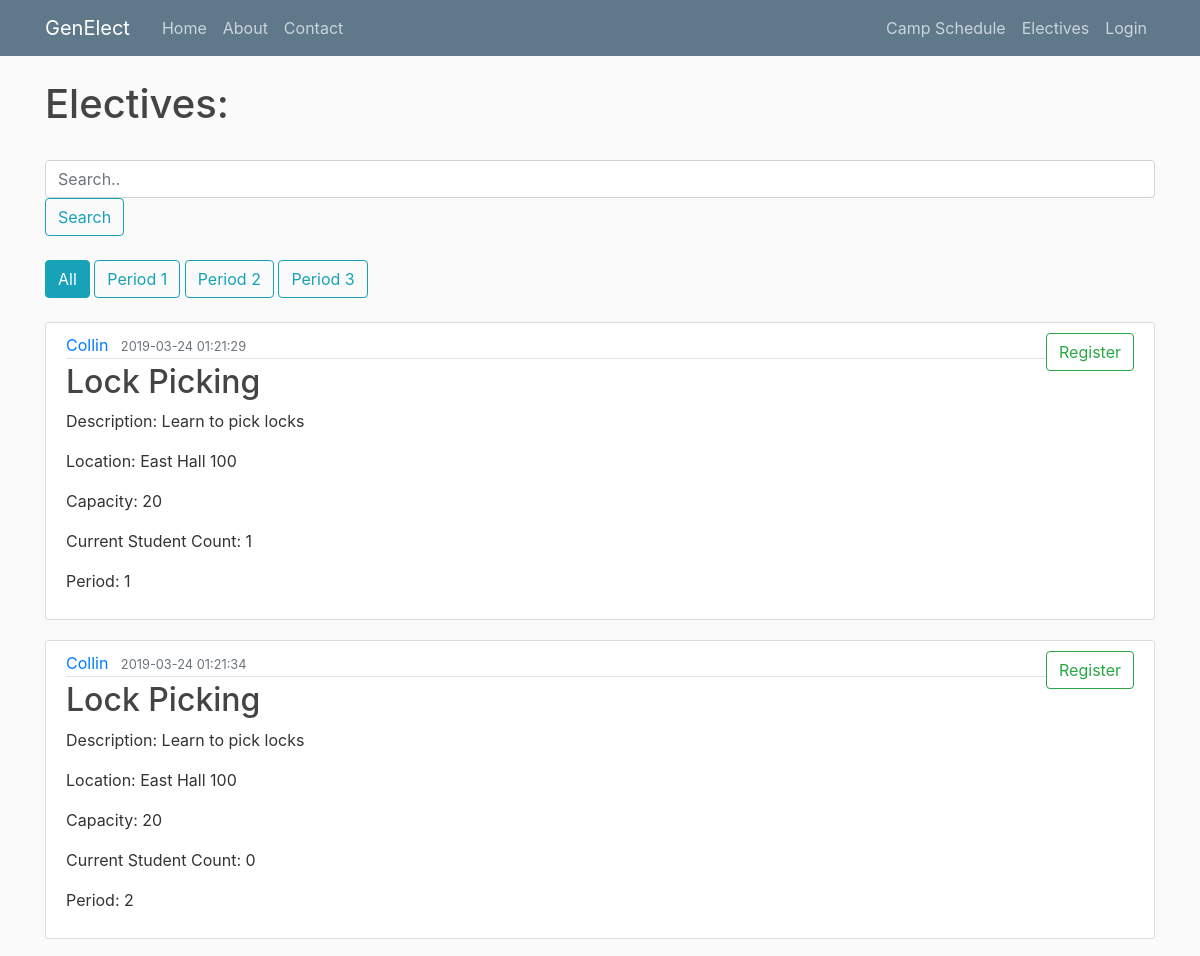
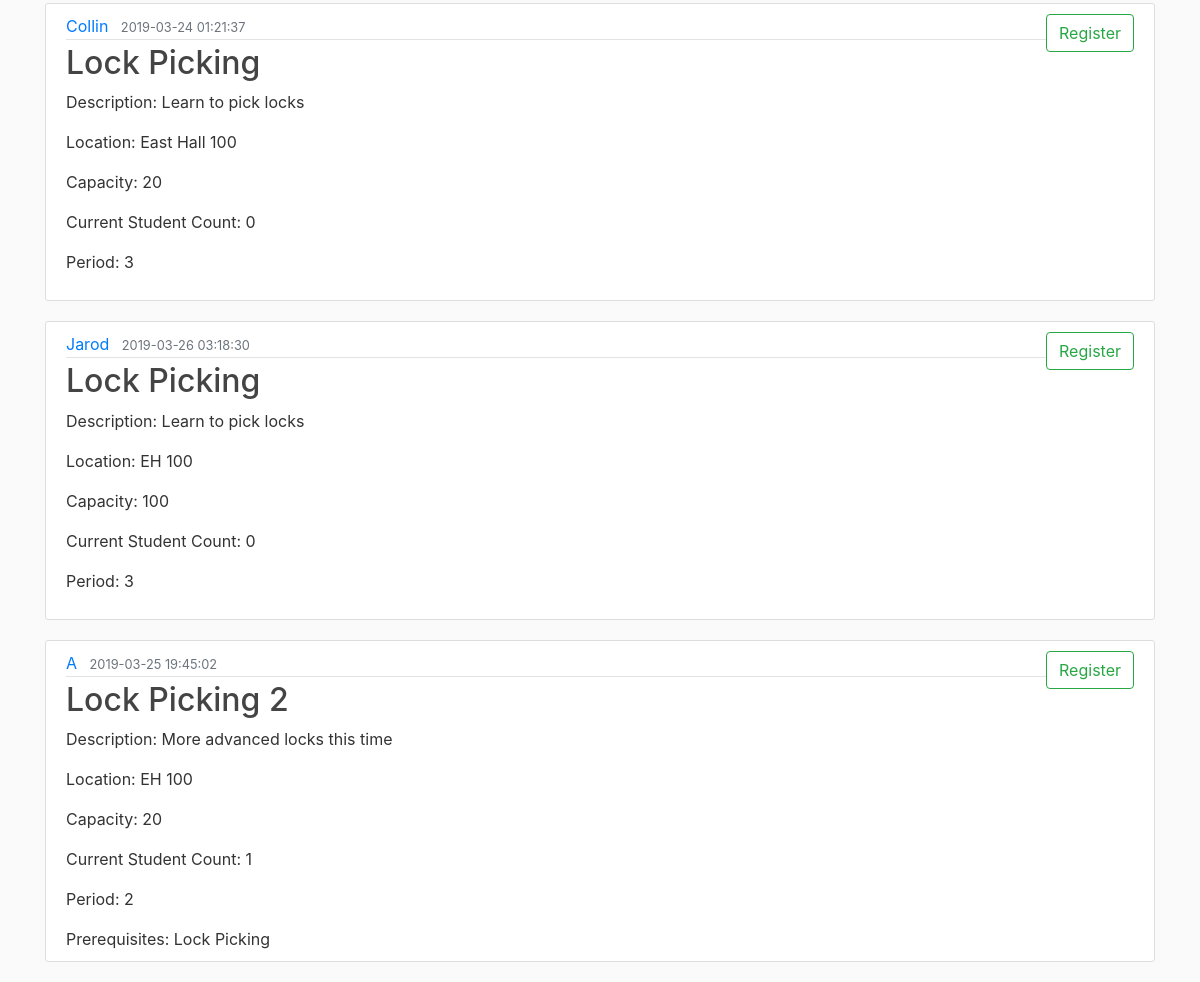
/offerings, run on an earlier commit of the app's database (2 pictures, top to bottom).
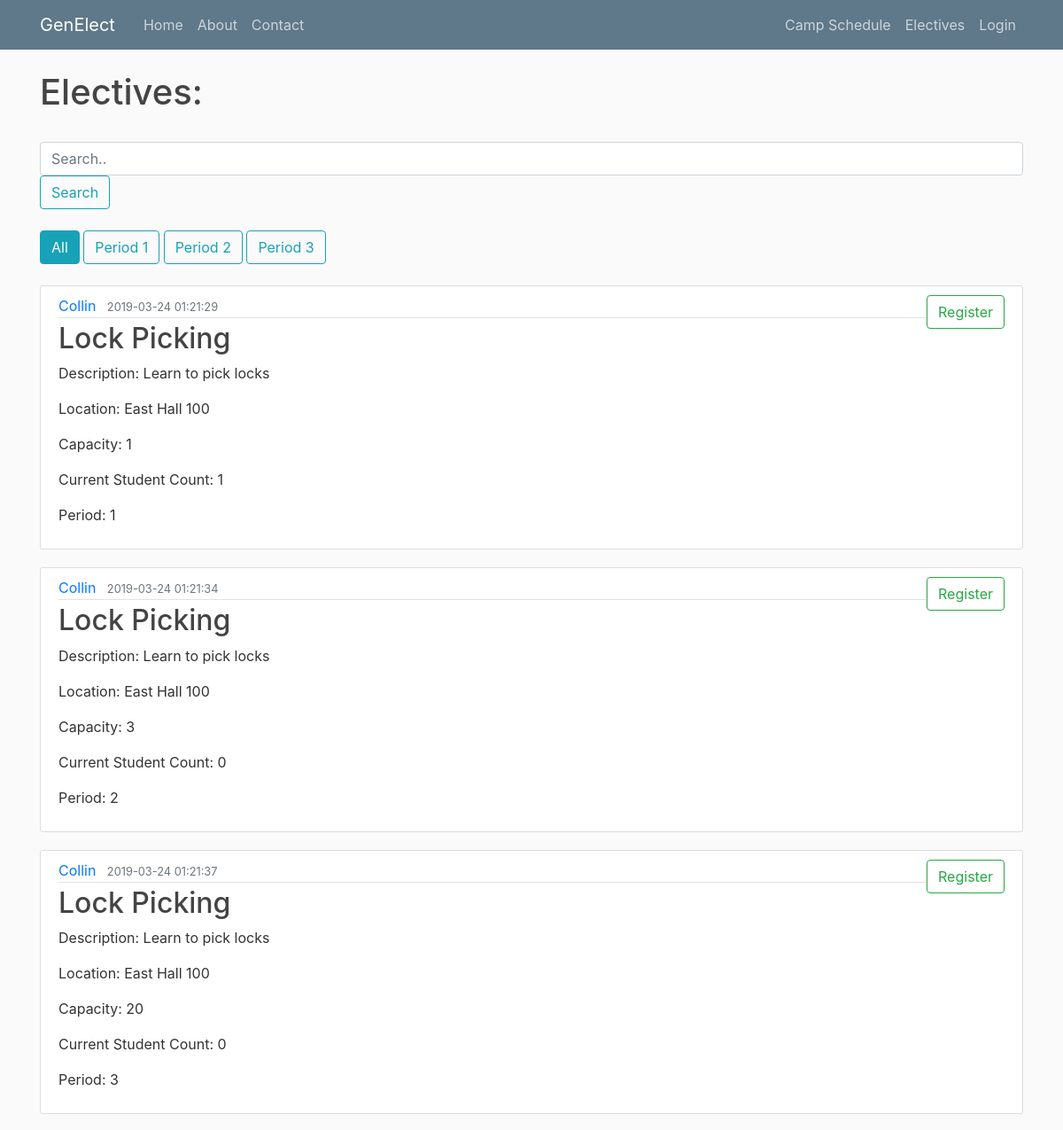
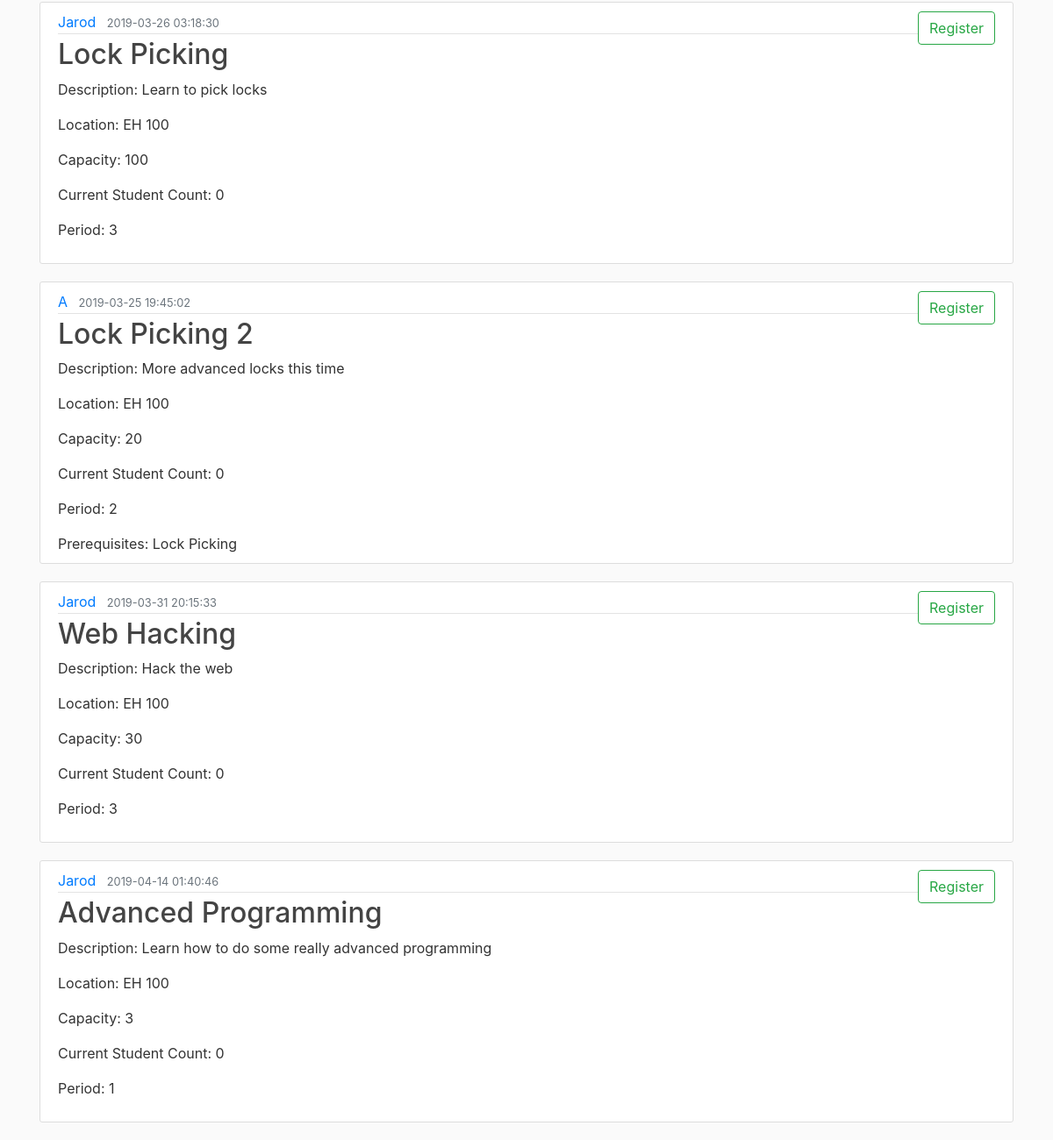
And on a later commit of the database (2 pictures, top to bottom).
### genElect/models.py (models this page shows)
class Base(db.Model):
    __abstract__ = True
    id = db.Column(db.Integer, primary_key=True, autoincrement=True)
    date_created = db.Column(db.DateTime, default=db.func.current_timestamp())
    date_modified = db.Column(db.DateTime, default=db.func.current_timestamp(),
            onupdate=db.func.current_timestamp())

class Offerings(Base):
    __tablename__ = 'offerings'
    day = db.Column(db.Date)
    period_start = db.Column(db.Integer)
    period_length = db.Column(db.Integer)
    building = db.Column(db.String(100))
    room = db.Column(db.String(100))
    instructor = db.Column(db.String(100))
    current_count = db.Column(db.Integer)
    capacity = db.Column(db.Integer)
    elective_id = db.Column(db.Integer, db.ForeignKey('electives.id'), nullable=False)
    registrations = db.relationship('Registrations', backref='offering', lazy=True)

class Electives(Base):
    __tablename__ = 'electives'
    name = db.Column(db.String(100))
    description = db.Column(db.String(500))
    prerequisites = db.relationship('Prerequisites', backref='elective', lazy=True)
    offerings = db.relationship('Offerings', backref='elective', lazy=True)
    completed_users = db.relationship('Completions', backref='elective', lazy=True)
    can_retake = db.Column(db.Boolean)

### genElect/__init__.py (the view)
@app.route("/electives") #FOR STUDENT USE
@app.route("/offerings") #FOR STUDENT USE
def electives():
    try:
        period = int(request.args.get('period'))
    except:
        period = 0
    search = request.args.get('search')
    if search is None:
        search = ""
    all_offerings = Offerings.query.order_by(Offerings.elective_id).all()
    offerings = []
    for offering in all_offerings:
        if (period == 0 or offering.period_start == period) and (search == "" or search.lower() in offering.elective.name.lower()):
            offerings.append(offering)
    registered = [] #build out list of registered offerings based on user registrations
    if current_user.is_authenticated:
        registrations = current_user.registrations
        for registration in registrations:
            registered.append(registration.offering)
    return render_template('studentelectives.html', offerings=offerings, registered=registered, Electives=Electives, period=period)

### genElect/templates/studentelectives.html
{% extends "layout.html" %}
{% block content %}
    <h1>Electives:</h1>
    <br>
    <form class="example" action="" method="get">
      <input type="text" placeholder="Search.." name="search" class="form-control">
      <button type="submit" class="btn btn-outline-info">Search</button>
    </form>
    <br>
    {% if not period %}
      <button type="button" onclick="window.location.href = '/electives'" class="btn btn-info">All</button>
    {% else %}
      <button type="button" onclick="window.location.href = '/electives'" class="btn btn-outline-info">All</button>
    {% endif %}
    {% if period and period == 1 %}
      <button type="button" onclick="window.location.href = '/electives?period=1'" class="btn btn-info">Period 1</button>
    {% else %}
      <button type="button" onclick="window.location.href = '/electives?period=1'" class="btn btn-outline-info">Period 1</button>
    {% endif %}
    {% if period and period == 2 %}
      <button type="button" onclick="window.location.href = '/electives?period=2'" class="btn btn-info">Period 2</button>
    {% else %}
      <button type="button" onclick="window.location.href = '/electives?period=2'" class="btn btn-outline-info">Period 2</button>
    {% endif %}
    {% if period and period == 3 %}
      <button type="button" onclick="window.location.href = '/electives?period=3'" class="btn btn-info">Period 3</button>
    {% else %}
      <button type="button" onclick="window.location.href = '/electives?period=3'" class="btn btn-outline-info">Period 3</button>
    {% endif %}
    <br><br>
    {% for offering in offerings %}
        <article class="media content-section">
          <div class="media-body">
            <div class="article-metadata">
              <a class="mr-2" href="#">{{offering.instructor}}</a>
              <small class="text-muted">{{ offering.date_created }}</small>
            </div>
            <h2><a class="article-title" href="#">{{ offering.elective.name }}</a></h2>
            <p class="article-content">Description: {{ offering.elective.description }}</p>
            <p class="article-content">Location: {{ offering.building }} {{ offering.room }}</p>
            <p class="article-content">Capacity: {{ offering.capacity }}</p>
            <p class="article-content">Current Student Count: {{ offering.current_count }}</p>
            <p class="article-content">Period: {{ offering.period_start }}</p>
            {% if offering.elective.prerequisites %}
              <span class="article-content">Prerequisites:</span>
              {% for prereq in offering.elective.prerequisites %}
                {{ Electives.query.filter_by(id=prereq.prerequisite_elective_id).first().name }}
              {% endfor %}
            {% endif %}
          </div>
          <div class="form-group">
            {% if offering in registered %}
              <button type="button" onclick="window.location.href = '/drop/{{offering.id}}?back=electives'" class="btn btn-outline-danger">Drop</button>
            {% else %}
              <button type="button" onclick="window.location.href = '/register/{{offering.id}}'" class="btn btn-outline-success">Register</button>
            {% endif %}
        </div>
        </article>
    {% endfor %}
{% endblock content %}

What changed in the data, as far as the page shows it:
changed Offerings (number 1 of 7 on the later page): capacity "20" → "1"
changed Offerings (number 2 of 7 on the later page): capacity "20" → "3"
changed Offerings "Lock Picking 2": current_count "1" → "0"
added Offerings: instructor "Jarod", date_created "2019-03-31 20:15:33", elective.name "Web Hacking", elective.description "Hack the web", building "EH", room "100", capacity "30", current_count "0", period_start "3"
added Offerings: instructor "Jarod", date_created "2019-04-14 01:40:46", elective.name "Advanced Programming", elective.description "Learn how to do some really advanced programming", building "EH", room "100", capacity "3", current_count "0", period_start "1"
